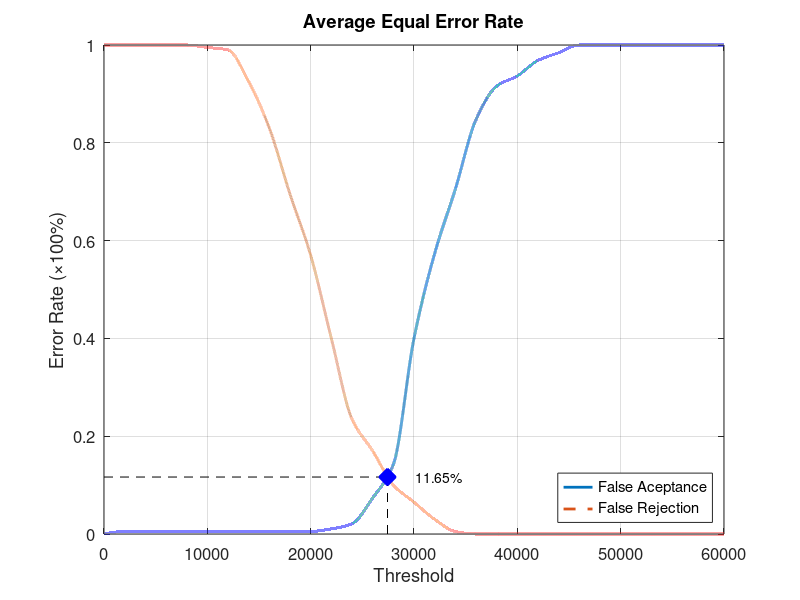
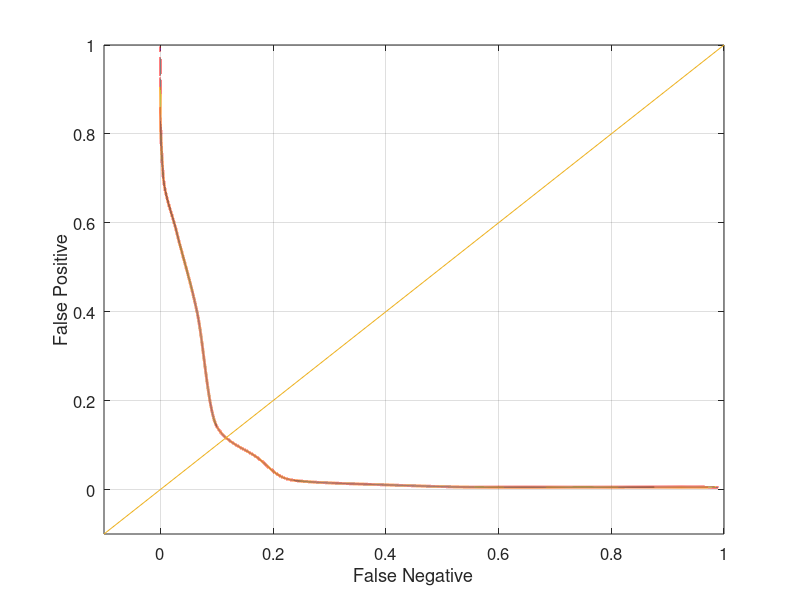

Reproduce these figures in MATLAB, in order.
function yEER = Database2_1
close all;
clear;
clc;
x = 0:2000:60000;
xq = 0:0.5:60000;

y0 = [0 0.00526316 0.00526316 0.00526316 0.00526316 0.00526316 0.00526316 0.00526316 0.00526316 0.00526316 0.00526316 0.0105263 0.0210526 0.0736842 0.142105 0.4 0.573684 0.705263 0.847368 0.915789 0.936842 0.968421 0.984211 1 1 1 1 1 1 1 1];
yy0 = interp1(x, y0, xq, 'pchip');
y1 = [1 1 1 1 1 0.995 0.99 0.925 0.83 0.695 0.57 0.4 0.235 0.17 0.1 0.065 0.03 0.005 0 0 0 0 0 0 0 0 0 0 0 0 0];
yy1 = interp1(x, y1, xq, 'pchip');

% Calculating EER: 
y2 = abs(y0 - y1);
find(y2 == min(y2))
yy2 = abs(yy0 - yy1);
xEER = find(yy2 == min(yy2));
xEERIndex = xq(xEER) % X-axis EER
yEER = yy0(xEER) % Y-axis EER

main = figure
plot(xq, yy0,'-','LineWidth', 2);	hold on
plot(xq, yy1,'--','LineWidth', 2);	hold on
plot([xEERIndex xEERIndex], [0 yEER], 'k--');	hold on
plot([0 xEERIndex], [yEER yEER], 'k--');	hold on
plot(xEERIndex, yEER, 'bx', 'LineWidth', 10);	hold on
text(xEERIndex + 10 * xEERIndex / 100, yEER, [num2str(round((10000 * yEER)) / 100) '%'])
legend('False Aceptance', 'False Rejection', 'Location', 'SouthEast')
xlabel('Threshold')
ylabel('Error Rate (\times100%)')
title('Average Equal Error Rate')
set(gca, 'FontSize', 12)
axis([0 60000 0 1])
grid on

print(main, 'Database2_1Main', '-dpng');
FNRxFPR = figure('Color', [1 1 1]);
plot(yy1, yy0, '-', yy1, yy0, 'LineWidth', 2);
hold on
y = -0.1:0.1:1
plot(y, y); 
set(gca, 'FontSize', 12)
xlabel('False Negative')
ylabel('False Positive')
axis([-0.1 1 -0.1 1])
set(gca, 'FontSize', 12)
grid on

print(FNRxFPR, 'Database2_1FNRxFPR','-dpng');
end
